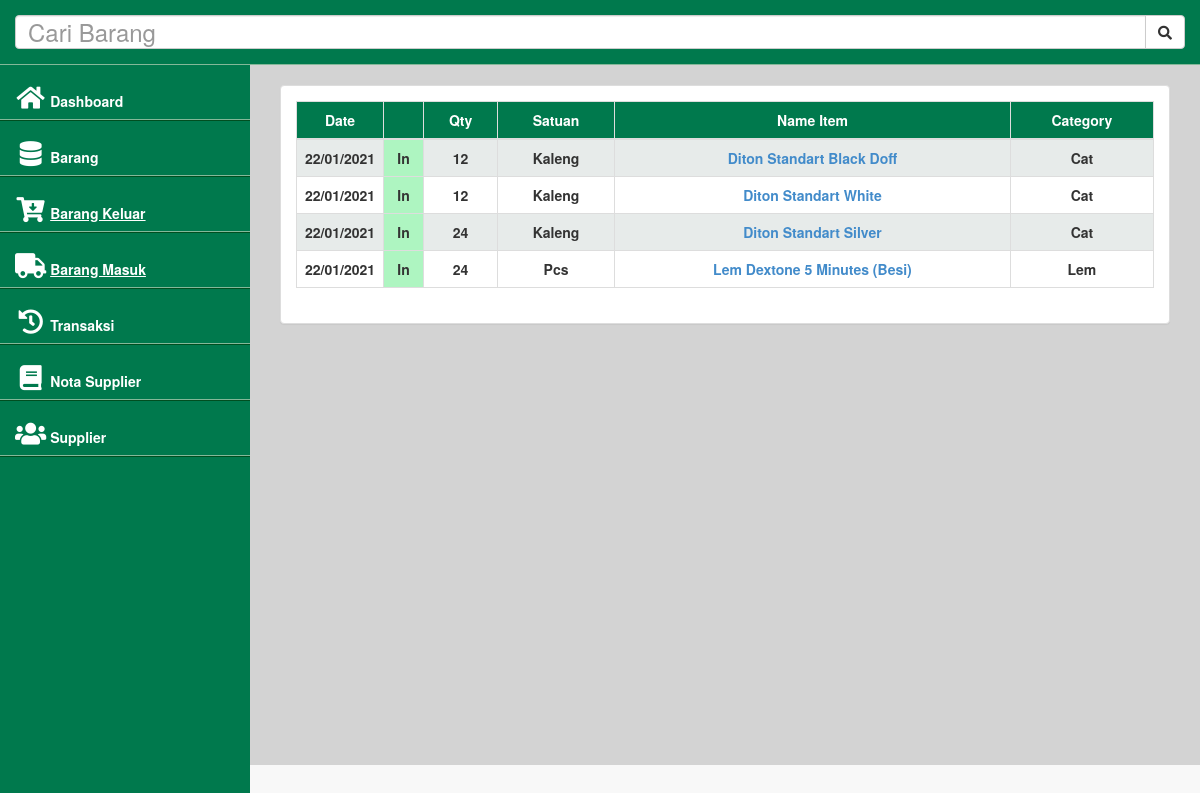
Page /transaksi/index.php on the committed database.
### tables this page shows
CREATE TABLE `tbtransaksi` (
  `idtransaksi` varchar(10) NOT NULL,
  `tanggal` date NOT NULL,
  `tipetransaksi` char(6) NOT NULL,
  `status` char(1) NOT NULL,
  `gambar` varchar(100) DEFAULT NULL,
  `ppn` int(3) DEFAULT NULL,
  `idcustomer` int(11) DEFAULT NULL,
  `idsuplier` int(11) DEFAULT NULL
);

CREATE TABLE `tbdetailtransaksi` (
  `iddetailtransksi` int(11) NOT NULL,
  `idtransaksi` varchar(10) NOT NULL,
  `idbarang` int(11) NOT NULL,
  `hargabeli` decimal(10,1) DEFAULT NULL,
  `jumlahbarang` int(11) NOT NULL,
  `idsatuan` int(11) NOT NULL,
  `diskon1` decimal(5,2) DEFAULT NULL,
  `diskon2` decimal(5,2) DEFAULT NULL
);

CREATE TABLE `tbsatuan` (
  `idsatuan` int(11) NOT NULL,
  `namasatuan` varchar(50) NOT NULL,
  `isisatuan` int(11) NOT NULL
);

CREATE TABLE `tbbarang` (
  `idbarang` int(11) NOT NULL,
  `namabarang` varchar(100) NOT NULL,
  `hargabeli` decimal(10,0) DEFAULT NULL,
  `hargajual` decimal(10,0) DEFAULT NULL,
  `kategori` int(11) NOT NULL,
  `stokbarang` int(11) NOT NULL
);

CREATE TABLE `tbkategori` (
  `idkategori` int(11) NOT NULL,
  `namakategori` varchar(100) NOT NULL
);

### config/config.php (called while the page is built, shortened)
<?php
$conn = mysqli_connect("localhost", "artawgn", "kopibali", "wigunateknik");
function query($query) {
	global $conn;
	$result = mysqli_query($conn, $query);
	$rows = [];
	while( $row = mysqli_fetch_assoc($result) ) {
		$rows[] = $row;
	}
	return $rows;
}
function formatTanggal($data){
  $date=date_create($data);
  return date_format($date,"d/m/Y");
}
function url($url = null){
  $base_url = "http://localhost/wigunateknik";
  if ($url != null) {
    return $base_url."/".$url;
  }else{
    return $base_url;
  }
}
?>

### transaksi/index.php (shortened to what this page needs)
<?php
include "../config/config.php";
$databarang = query("SELECT * FROM tbtransaksi
    INNER JOIN tbdetailtransaksi
    ON tbtransaksi.idtransaksi = tbdetailtransaksi.idtransaksi
    INNER JOIN tbbarang
    ON tbdetailtransaksi.idbarang = tbbarang.idbarang
    INNER JOIN tbkategori
    ON tbbarang.kategori = tbkategori.idkategori
    INNER JOIN tbsatuan
    ON tbdetailtransaksi.idsatuan = tbsatuan.idsatuan
    WHERE day(tbtransaksi.tanggal) = day(now())
    and month(tbtransaksi.tanggal) = month(now())
    and year(tbtransaksi.tanggal) = year(now())
    order by tbtransaksi.idtransaksi desc
    ");
?>
<!DOCTYPE html>
<html>
<head>
    <link href="../asset/plugins/bootstrap/bootstrap.css" rel="stylesheet" />
    <link href="../asset/font-awesome/css/font-awesome.css" rel="stylesheet" />
    <link href="../asset/css/style.css" rel="stylesheet" />
    <link href="../asset/css/main-style.css" rel="stylesheet" />
    <link href="../asset/plugins/select2/css/select2.min.css" rel="stylesheet" >
    <link href="../asset/plugins/select2/css/select2-bootstrap.min.css" rel="stylesheet">
</head>
<body>
    <div id="wrapper">
        <?php include '../sidebar.php'; ?>
        <div id="page-wrapper">
            <div class="row">
                <div class="col-lg-12">
                </div>
            </div>
            <div class="row">
                <div class="col-lg-12">
                    <div class="panel panel-default">
                        <div class="panel-body">
                            <div class="table-responsive kontentabel">
                                <table class="table table-striped table-bordered" id="tabelbarang">
                                    <thead style="background-color: #00794d; color: white;">
                                        <tr>
                                            <th class="text-center" width="10%">Date</th>
                                            <th class="text-center" width="40px"></th>
                                            <th class="text-center">Qty</th>
                                            <th class="text-center">Satuan</th>
                                            <th class="text-center">Name Item</th>
                                            <th class="text-center">Category</th>
                                        </tr>
                                    </thead>
                                    <tbody>
                                        <?php foreach( $databarang as $data ) : ?>
                                            <tr class="odd gradeX">
                                                <td class="text-center"><strong><?= formatTanggal($data['tanggal']); ?></strong>
                                                </td>
                                                <?php
                                                if ($data['tipetransaksi']=='Out') { ?>
                                                    <td class="text-center" style="background-color: #ffccc2 "><strong><?= $data['tipetransaksi']; ?></strong>
                                                    </td>
                                                <?php }else{?>
                                                    <td class="text-center" style="background-color: #aef5c1"><strong><?= $data['tipetransaksi']; ?></strong>
                                                    </td>
                                                <?php }
                                                ?>
                                                <td class="text-center"><strong><?= $data['jumlahbarang']; ?></strong>
                                                </td>
                                                <td class="text-center"><strong><?= $data['namasatuan']; ?></strong>
                                                </td>
                                                <td class="text-center"><strong><a href="<?= url('barang/?cari='.$data["namabarang"].'')?>"><?= $data['namabarang'] ?>
                                            </a></strong>
                                        </td>
                                        <td class="text-center"><strong><?= $data['namakategori'] ?></strong>
                                        </td>
                                    </tr>
                                <?php endforeach; ?>
                            </tbody>
                        </table>
                    </div>
                </div>
            </div>
        </div>
    </div>
</div>
</div>
</body>
</html>

### asset/css/style.css (style rules this page uses)
body { background-color: #f8f8f8; }
#wrapper { width: 100%; margin-top: 65px!important; background-color:#00794D; }
#page-wrapper { padding: 0 15px; min-height: 700px!important; background-color:#D3D3D3; }

### asset/css/main-style.css (style rules this page uses)
@media (min-width:768px) { #page-wrapper { position: inherit; margin: 0 0 0 250px; padding: 0 30px; min-height: 1000px; } }

### rows in the picture
tbtransaksi: tanggal "22/01/2021", tipetransaksi "In", tbdetailtransaksi.jumlahbarang "12", tbsatuan.namasatuan "Kaleng", tbbarang.namabarang "Diton Standart Black Doff", tbkategori.namakategori "Cat", tbbarang.namabarang "Diton Standart White", tbdetailtransaksi.jumlahbarang "24", tbbarang.namabarang "Diton Standart Silver"
tbtransaksi: tanggal "22/01/2021", tipetransaksi "In", tbdetailtransaksi.jumlahbarang "24", tbsatuan.namasatuan "Pcs", tbbarang.namabarang "Lem Dextone 5 Minutes (Besi)", tbkategori.namakategori "Lem"
